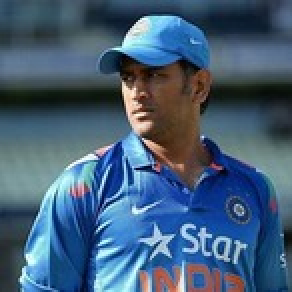
#> input picture thala.jpg, 146 x 146 px (shown 2 times larger)
$ jupyter execute guassianblur.ipynb
#> lines starting #> are read from the running program, lines starting #| are printed output that depends on the picture
[cell 1]
import cv2
import matplotlib.pyplot as plt
import numpy as np

[cell 2]
img=cv2.imread('thala.jpg')
#> img is the input picture: shape (146, 146, 3); mean B, G, R 120.1, 94.2, 67.7
rgb_img=cv2.cvtColor(img,cv2.COLOR_BGR2RGB)

[cell 3]
plt.imshow(rgb_img)

[cell 4]
kernelsize=[(3,3),(9,9),(15,15)]

[cell 5]
for i in kernelsize:
    print(i)

[cell 6]
kernelsize[1]

#a gussian blur is a technique to reduce noise

#a larger kernel size will result in more blurrring

#while a smaller kernel size will cause less blurring

#Decreaing it (eg:(3,3)will reduce  the blurring effect)

Syntax: cv2. GaussianBlur(image, shapeOfTheKernel, sigmaX )

Image– the image you need to blur

shapeOfTheKernel– The shape of the matrix-like 3 by 3 / 5 by 5

sigmaX– The Gaussian kernel standard deviation which is the default set to 0

[cell 7]
blurred_img1=cv2.GaussianBlur(rgb_img,kernelsize[0],0)
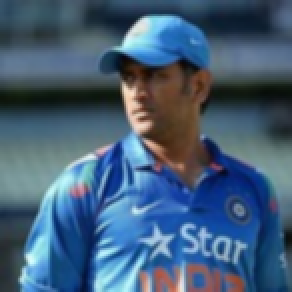
#> blurred_img1: shape (146, 146, 3) (shown 2 times larger); mean R, G, B 67.8, 94.2, 120.1
blurred_img2=cv2.GaussianBlur(rgb_img,kernelsize[1],0)
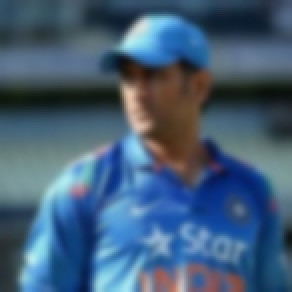
#> blurred_img2: shape (146, 146, 3) (shown 2 times larger); mean R, G, B 67.7, 94.2, 120.1
blurred_img3=cv2.GaussianBlur(rgb_img,kernelsize[2],0)
blurred_img4=cv2.GaussianBlur(blurred_img3,kernelsize[2],0)
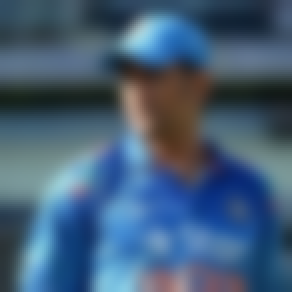
#> blurred_img4: shape (146, 146, 3) (shown 2 times larger); mean R, G, B 67.7, 94.2, 120.1

[cell 8]
kernel_2=np.array([[-1,-1,-1],[2,9,-1],[-1,-1,-1]])

#the sharpening effect is controlled by the values in the covolution kernel applied with

#cv2.filter2D() applied with cv2.fiter2d the larger the center value the sharper the result

#Syntax: filter2D(sourceImage, ddepth, kernel)

[cell 9]
sharpened=cv2.filter2D(rgb_img,0,kernel_2)
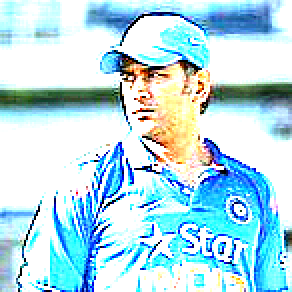
#> sharpened: shape (146, 146, 3) (shown 2 times larger); mean R, G, B 180.5, 220.6, 231.7

[cell 10]
plt.figure(figsize=(10,5))

plt.subplot(1,5,1)
plt.imshow(blurred_img1)
plt.title("blurred_img1")

plt.subplot(1,5,2)
plt.imshow(blurred_img2)
plt.title("blurred_img2")

plt.subplot(1,5,3)
plt.imshow(blurred_img3)
plt.title("blurred_img3")

plt.subplot(1,5,4)
plt.imshow(blurred_img4)
plt.title("blurred_img4")

plt.subplot(1,5,5)
plt.imshow(sharpened)
plt.title("sharpened")

$ run again, with lung.jpg copied over thala.jpg
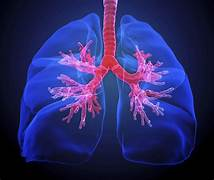
#> input picture lung.jpg, 214 x 180 px
#> img is the input picture: shape (180, 214, 3); mean B, G, R 103.1, 41.9, 43
#> `blurred_img4=cv2.GaussianBlur(blurred_img3,kernelsize[2],0)`:
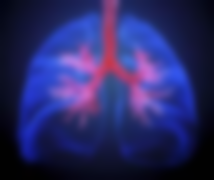
#> blurred_img4: shape (180, 214, 3); mean R, G, B 43, 41.9, 103.1
#> `sharpened=cv2.filter2D(rgb_img,0,kernel_2)`:
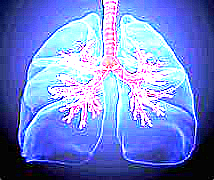
#> sharpened: shape (180, 214, 3); mean R, G, B 115.2, 133.6, 207.7
